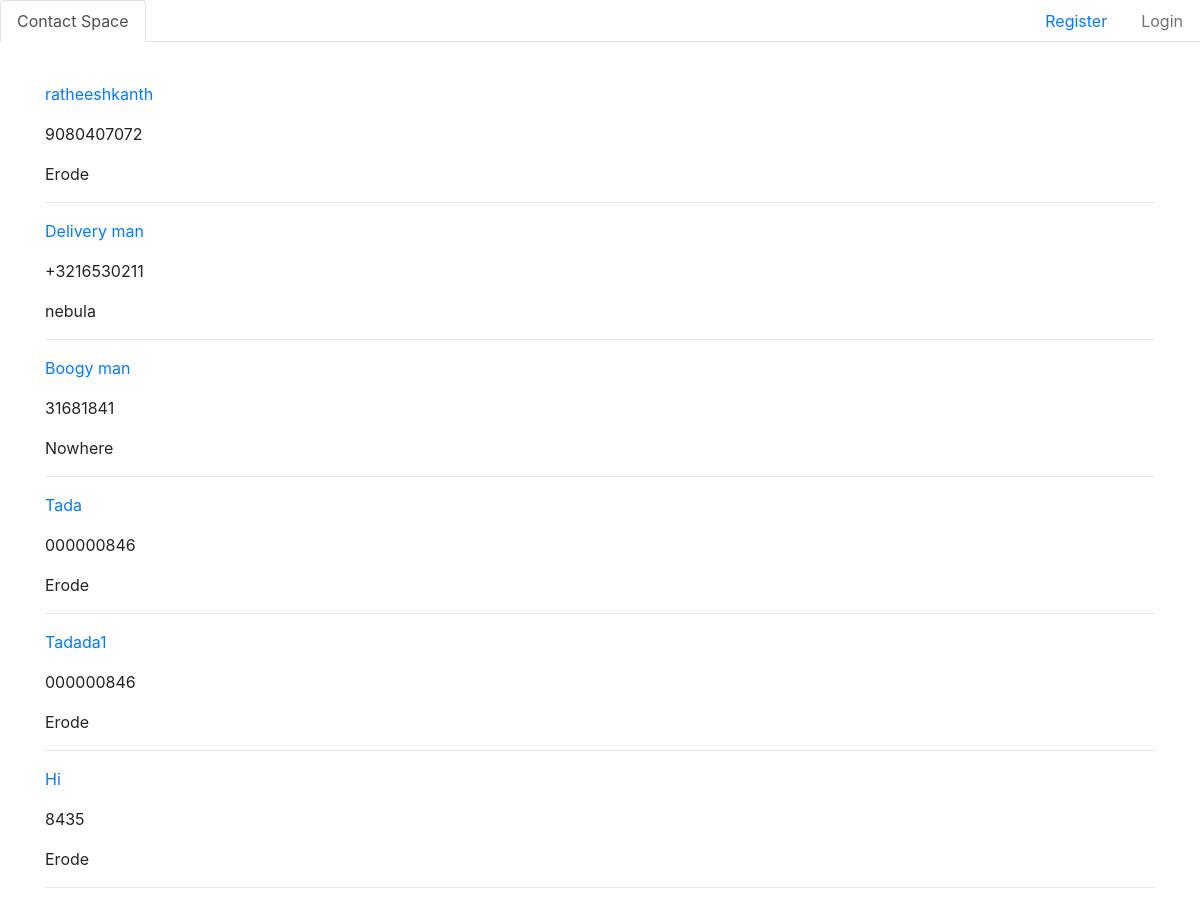
The app's page /contact/admin-page/ with its own data.
### contact/models.py (models this page shows, shortened)
class Contact(models.Model):
    name    = models.CharField(max_length=125,null=True, blank=True)
    phone   = models.CharField(max_length=20)
    city    = models.CharField(max_length=200, null=True, blank=True)
    author = models.ForeignKey(User, on_delete=models.CASCADE)

### contact/views.py (the view)
# urls.py: path('admin-page/', admin_page, name='admin-page'),
def admin_page(request):
    contacts = Contact.objects.all()
    context ={
        'contacts':contacts
    }
    return render(request, 'super_admin.html', context)

### templates/super_admin.html
{% extends 'base.html' %}
{% block content %}
<br>
    <div class="container">
        <p>
            {% for content in contacts %}
            <div>
                <p>
                    <a href="{% url 'contact-detail' content.id %}">
                        {{content.name}}
                    </a>
                </p>
                <p>
                    {{content.phone}}
                </p>
                <p>
                    {{content.city}}
                </p>
                <hr>
            </div>
            {% endfor %}
        </p>
    </div>
{% endblock %}

### templates/base.html (shortened to what this page needs)
{% load static %}
<!doctype html>
<html lang="en">
  <head>
    <link rel="stylesheet" href="https://stackpath.bootstrapcdn.com/bootstrap/4.1.3/css/bootstrap.min.css">
  </head>
  <body>
{% include 'navbar.html' %}
{% block content%}{% endblock %}
  </body>
</html>

### templates/navbar.html
<ul class="nav nav-tabs">
  {% if user.is_authenticated %}
      <li class="nav-item">
        <a class="nav-link active" href="{% url 'home' %}">Account - <strong>{{request.user}}</strong></a>
      </li>
    {% else %}
      <li class="nav-item">
        <a class="nav-link active" href="{% url 'home' %}">Contact Space</a>
      </li>
    {% endif %}
    {% if user.is_authenticated %}
    <li class="nav-item ml-auto">
      <a class="nav-link" href="{% url 'contact-create' %}">Create</a>
    </li>
    <li class="nav-item">
      <a class="nav-link" href="{% url 'logout' %}">Logout</a>
    </li>
    {% else %}
      <li class="nav-item ml-auto">
        <a class="nav-link" href="{% url 'register' %}">Register</a>
      </li>
      <li class="nav-item">
        <a class="nav-link disabled" href="{% url 'login' %}" tabindex="-1" aria-disabled="true">Login</a>
      </li>
    {% endif %}
  </ul>

### records on screen
Contact: name "ratheeshkanth", phone "9080407072", city "Erode"
Contact: name "Delivery man", phone "+3216530211", city "nebula"
Contact: name "Boogy man", phone "31681841", city "Nowhere"
Contact: name "Tada", phone "000000846", city "Erode"
Contact: name "Tadada1", phone "000000846", city "Erode"
Contact: name "Hi", phone "8435", city "Erode"
